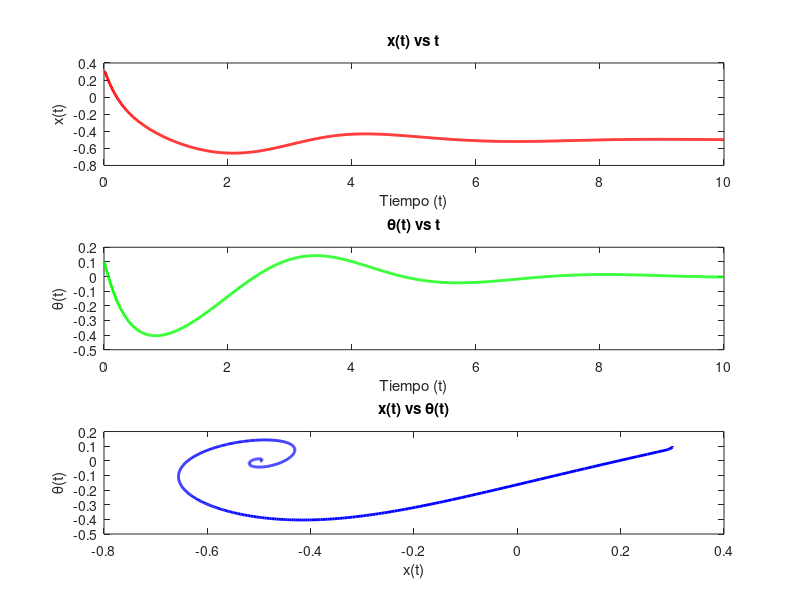

This figure's MATLAB source: (Note: this script raises an error after producing the figure.)
% Parámetros del sistema
k = 2;
x0 = 0.3;
theta0 = 0.1;
x_dot0 = 0;
theta_dot0 = 0;

% Intervalo de tiempo
tspan = [0 10];

% Número de pasos de tiempo
N = 1000;
h = (tspan(2) - tspan(1)) / N;

% Vectores para almacenar las soluciones
t = zeros(1, N+1);
x = zeros(1, N+1);
theta = zeros(1, N+1);

% Condiciones iniciales
t(1) = tspan(1);
x(1) = x0;
theta(1) = theta0;

% Método de Heun
for i = 1:N
    t(i+1) = t(i) + h;
    x(i+1) = x(i) + h * x_dot0;
    theta(i+1) = theta(i) + h * theta_dot0;
    
    x_dot = (x(i) + 1) * theta_dot0 + sin(theta(i));
    theta_dot = (1 + x(i)) * theta(i)^2 - k * x(i) - cos(theta(i));
    
    x(i+1) = x(i) + (h / 2) * (x_dot0 + x_dot);
    theta(i+1) = theta(i) + (h / 2) * (theta_dot0 + theta_dot);
    
    x_dot0 = x_dot;
    theta_dot0 = theta_dot;
end

% Graficar resultados
figure;

subplot(3,1,1);
plot(t, x, 'r', 'LineWidth', 2);
xlabel('Tiempo (t)');
ylabel('x(t)');
title('x(t) vs t');

subplot(3,1,2);
plot(t, theta, 'g', 'LineWidth', 2);
xlabel('Tiempo (t)');
ylabel('θ(t)');
title('θ(t) vs t');

subplot(3,1,3);
plot(x, theta, 'b', 'LineWidth', 2);
xlabel('x(t)');
ylabel('θ(t)');
title('x(t) vs θ(t)');

sgtitle('Solución del sistema de ecuaciones diferenciales');


